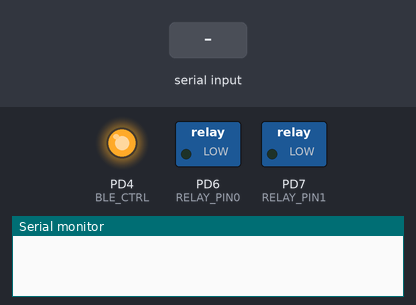
A program run on a simulated ATmega48P, built with avr-gcc and emulated at 7.3728 MHz. Parts: switched loads named in the program (green lamp = pin HIGH), output pins drawn as LEDs (lit = HIGH), the last lines printed to the serial monitor. The test bench sets the inputs (shaded band). Pins used as bus, display or sensor lines are not drawn.

Above: at 1.2 s.
1.3 s: "o90\n" received over Serial
At 1.7 s:
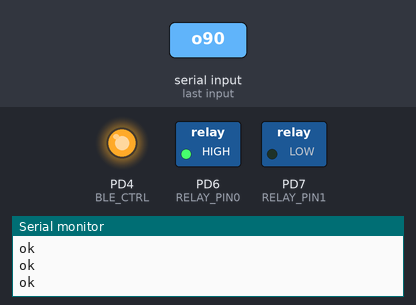
2.8 s: "p90\n" received over Serial
At 4.0 s:
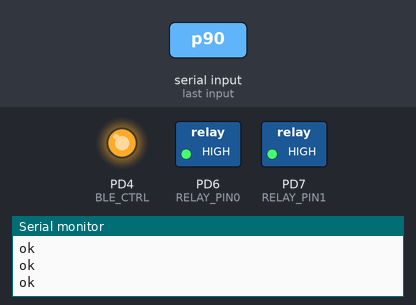
4.3 s: "c90\n" received over Serial
At 5.2 s:
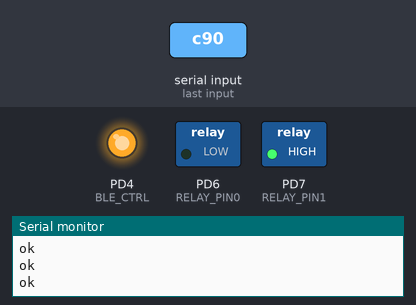
5.8 s: "o,45\n" received over Serial
At 6.4 s:
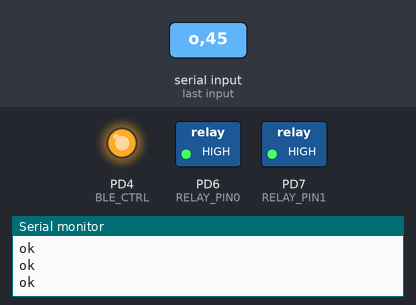
7.3 s: "c,45\n" received over Serial
At 8.7 s:
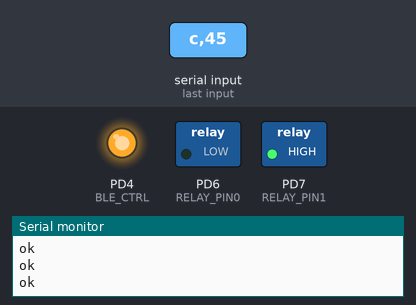
Timing chart, 0 to 9.8 s (numbered marks = the images above; inputs shaded):
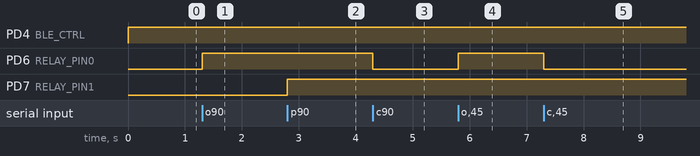

The program:

main.c
```c
/*
 * main.c
 *
 *  Created on: Mar 7, 2015
 *      Author: lim
 */

#include <avr/io.h>
#include <avr/interrupt.h>

//#define F_CPU 14745600
#define F_CPU 7372800

#include "ports.h"
#include "usart.h"

#define RELAY_PIN0 PORT_D6
#define RELAY_PIN1 PORT_D7

#define BLE_RST PORT_D3
#define BLE_CTRL PORT_D4
uint8_t status = 0;
//uint32_t cc = 0;

void init(void) {
	usart_init();
	SETD(BLE_RST);
	SETP(BLE_RST);

	SETD(BLE_CTRL);
	SETP(BLE_CTRL);

	CLRP(RELAY_PIN0);
	SETD(RELAY_PIN0);
	CLRP(RELAY_PIN1);
	SETD(RELAY_PIN1);
	sei();
}

void loop() {
//	cc++;
//	if (cc>60000) {
//		status = !status;
//		if (status) {
//			SETP(RELAY_PIN);
//		} else {
//			CLRP(RELAY_PIN);
//		}
//		cc = 0;
//	}
	if (usart_chrready()) {
		char ch = usart_getchr();
		switch (ch) {
			case 'h':
			{
				usart_printstr("\n\r"
						"h - help\n\r"
						"o - open doors\n\r"
						"c - close doors\n\r"
						"s = status\n\r");
				break;
			}
			case 'o':
			{
				SETP(RELAY_PIN0);
				status = 1;
				break;
			}
			case 'c':
			{
				CLRP(RELAY_PIN0);
				status = 0;
				break;
			}
			case 'p':
			{
				SETP(RELAY_PIN1);
				break;
			}
			case 'd':
			{
				CLRP(RELAY_PIN1);
				break;
			}
			case 's':
			{
				if (status) {
					usart_printstr("1");
				} else {
					usart_printstr("0");
				}
				break;
			}
			default:
			{
				break;
			}
		}
		usart_printstr("\n\rok\n\r");
	}
}

int main(void)
{
	init();
	while (1) {
		loop();
	}
	return 0;
}
```

macro.h
```c
/*
 * macro.h
 *
 *  Created on: May 30, 2014
 *      Author: lim
 */

#ifndef MACRO_H_
#define MACRO_H_

#define HI(x) ((x)>>8)
#define LO(x) ((x) & 0xFF)
#define bv(bit) (1<<(bit))
#define cbi(reg,bit) reg &= ~(bv(bit))
#define sbi(reg,bit) reg |= (bv(bit))
#define ibi(reg,bit) reg ^= (bv(bit))
#define outb(addr, data) addr = (data)
#define inb(addr) (addr)
#define bit(var,bit) ((((var)&(1<<(bit)))!=0)?1:0)

#endif /* MACRO_H_ */
```

usart.c
```c
/*
 * usart.c
 *
 *  Created on: Oct 7, 2014
 *      Author: lim
 */

#include <avr/io.h>
#include <avr/interrupt.h>
#include "usart.h"
#include "macro.h"

uint8_t usart_rx_wp;
uint8_t usart_rx_rp;
char usart_rx_buf[USART_RX_BUF];

uint8_t usart_tx_wp;
uint8_t usart_tx_rp;
char usart_tx_buf[USART_TX_BUF];

void usart_init(void)
{
	UBRR0L = LO(BAUDDIVIDER);
	UBRR0H = HI(BAUDDIVIDER);
	UCSR0B = 1<<RXEN0|1<<TXEN0|1<<RXCIE0|1<<TXCIE0;
	UCSR0C = 1<<UCSZ00|1<<UCSZ01;

	usart_rx_wp = 0;
	usart_rx_rp = 0;

	usart_tx_wp = 0;
	usart_tx_rp = 0;
}

ISR(USART_RX_vect)
{
	char c = UDR0;
	if (usart_rx_wp<USART_RX_BUF) {
		usart_rx_buf[usart_rx_wp] = c;
		usart_rx_wp++;
	} //if buffer overflow, we lose byte from UART
}

ISR(USART_TX_vect)
{
	if (usart_tx_rp<usart_tx_wp) {
		UDR0 = usart_tx_buf[usart_tx_rp];
		usart_tx_rp++;
		if (usart_tx_rp>=usart_tx_wp) {
			usart_tx_rp = 0;
			usart_tx_wp = 0;
		}
	}
}

void usart_putchr(char ch)
{
	sei();
	while (usart_tx_wp>=USART_TX_BUF) {}
	cli();
	usart_tx_buf[usart_tx_wp] = ch;
	usart_tx_wp++;
	sei();

	if (UCSR0A & (1<<UDRE0)) {
		UDR0 = usart_tx_buf[usart_tx_rp];
		usart_tx_rp++;
		if (usart_tx_rp>=usart_tx_wp) {
			usart_tx_rp = 0;
			usart_tx_wp = 0;
		}
	}
}

char usart_chrready(void)
{
	return (usart_rx_wp>usart_rx_rp);
}

char usart_getchr(void)
{
	sei();
	while (!usart_chrready());
	cli();
	char c = usart_rx_buf[usart_rx_rp];
	usart_rx_rp++;
	if (usart_rx_rp >= usart_rx_wp) {
		usart_rx_rp = 0;
		usart_rx_wp = 0;
	}
	sei();
	return c;
}

void usart_printstr(char *string)
{
	while (*string!='\0')
	{
		usart_putchr(*string);
		string++;
	}
}

char usart_chartohex(char c) //only for 0x00 - 0x0F
{
	char ch = c & 0x0F;
	char hx = ((ch<10)?(ch+'0'):(ch+'A'-10));
	return hx;
}

char usart_hextochar(char c)
{
	char ch = (c<='9')?(c-'0'):((c<='F')?(c-'A'+10):((c<='f')?(c-'a'+10):0));
	return ch;
}

void usart_printhex(char c)
{
	char lo = c & 0x0F;
	char hi = (c & 0xF0) >> 4;
	usart_putchr(hi + ((hi<10)?'0':'A'-10));
	usart_putchr(lo + ((lo<10)?'0':'A'-10));
}
```

usart.h
```c
/*
 * usart.h
 *
 *  Created on: May 30, 2014
 *      Author: lim
 */
#ifndef USART_H_
#define USART_H_

#define BAUDRATE_115200 115200
#define BAUDDIVIDER_115200 (F_CPU/(16*BAUDRATE_115200)-1) //7.68 for 16MHz
#define BAUDRATE_57600 57600
#define BAUDDIVIDER_57600 (F_CPU/(16*BAUDRATE_57600)-1) //16.36
#define BAUDRATE_38400 38400
#define BAUDDIVIDER_38400 (F_CPU/(16*BAUDRATE_38400)-1) //25.04
#define BAUDRATE_31250 31250 //MIDI
#define BAUDDIVIDER_31250 (F_CPU/(16*BAUDRATE_31250)-1) //31
#define BAUDRATE_19200 19200
#define BAUDDIVIDER_19200 (F_CPU/(16*BAUDRATE_19200)-1) //51.08
#define BAUDRATE_9600 9600
#define BAUDDIVIDER_9600 (F_CPU/(16*BAUDRATE_9600)-1) //103.16

#define BAUDRATE BAUDRATE_38400
#define BAUDDIVIDER (F_CPU/(16*BAUDRATE)-1)

#define USART_TX_BUF 32
#define USART_RX_BUF 32

void usart_init(void);
void usart_putchr(char ch);
char usart_chrready(void);
char usart_getchr(void);
void usart_printstr(char *string);
char usart_chartohex(char c);
char usart_hextochar(char c);
void usart_printhex(char c);

#endif /* USART_H_ */
```

ports.h
```c
/* ports.h
 *
 *  Created on: Sep 26, 2014
 *      Author: lim
 */

#ifndef PORTS_H_
#define PORTS_H_

#define PORT_A0 PORTA,DDRA,PINA,PA0
#define PORT_A1 PORTA,DDRA,PINA,PA1
#define PORT_A2 PORTA,DDRA,PINA,PA2
#define PORT_A3 PORTA,DDRA,PINA,PA3
#define PORT_A4 PORTA,DDRA,PINA,PA4
#define PORT_A5 PORTA,DDRA,PINA,PA5
#define PORT_A6 PORTA,DDRA,PINA,PA6
#define PORT_A7 PORTA,DDRA,PINA,PA7

#define PORT_B0 PORTB,DDRB,PINB,PB0
#define PORT_B1 PORTB,DDRB,PINB,PB1
#define PORT_B2 PORTB,DDRB,PINB,PB2
#define PORT_B3 PORTB,DDRB,PINB,PB3
#define PORT_B4 PORTB,DDRB,PINB,PB4
#define PORT_B5 PORTB,DDRB,PINB,PB5
#define PORT_B6 PORTB,DDRB,PINB,PB6
#define PORT_B7 PORTB,DDRB,PINB,PB7

#define PORT_C0 PORTC,DDRC,PINC,PC0
#define PORT_C1 PORTC,DDRC,PINC,PC1
#define PORT_C2 PORTC,DDRC,PINC,PC2
#define PORT_C3 PORTC,DDRC,PINC,PC3
#define PORT_C4 PORTC,DDRC,PINC,PC4
#define PORT_C5 PORTC,DDRC,PINC,PC5
#define PORT_C6 PORTC,DDRC,PINC,PC6
#define PORT_C7 PORTC,DDRC,PINC,PC7

#define PORT_D0 PORTD,DDRD,PIND,PD0
#define PORT_D1 PORTD,DDRD,PIND,PD1
#define PORT_D2 PORTD,DDRD,PIND,PD2
#define PORT_D3 PORTD,DDRD,PIND,PD3
#define PORT_D4 PORTD,DDRD,PIND,PD4
#define PORT_D5 PORTD,DDRD,PIND,PD5
#define PORT_D6 PORTD,DDRD,PIND,PD6
#define PORT_D7 PORTD,DDRD,PIND,PD7

#define PORT_E0 PORTE,DDRE,PINE,PE0
#define PORT_E1 PORTE,DDRE,PINE,PE1
#define PORT_E2 PORTE,DDRE,PINE,PE2
#define PORT_E3 PORTE,DDRE,PINE,PE3
#define PORT_E4 PORTE,DDRE,PINE,PE4
#define PORT_E5 PORTE,DDRE,PINE,PE5
#define PORT_E6 PORTE,DDRE,PINE,PE6
#define PORT_E7 PORTE,DDRE,PINE,PE7

#define PORT_F0 PORTF,DDRF,PINF,PF0
#define PORT_F1 PORTF,DDRF,PINF,PF1
#define PORT_F2 PORTF,DDRF,PINF,PF2
#define PORT_F3 PORTF,DDRF,PINF,PF3
#define PORT_F4 PORTF,DDRF,PINF,PF4
#define PORT_F5 PORTF,DDRF,PINF,PF5
#define PORT_F6 PORTF,DDRF,PINF,PF6
#define PORT_F7 PORTF,DDRF,PINF,PF7

#if defined(__AVR_ATtiny13__)
#define PORTA_D8 PORT_B0 //MOSI/AIN0/OC0A/PCINT0
#define PORTA_D9 PORT_B1 //MISO/AIN1/OC0B/INT0/PCINT1
#define PORTA_D10 PORT_B2 //SCK/ADC1/T0/PCINT2
#define PORTA_D11 PORT_B3 //PCINT3/CLKI/ADC3
#define PORTA_D12 PORT_B4 //PCINT4/ADC2
#define PORTA_D13 PORT_B5 //PCINT5/RESET/ADC0/dW

#elif defined(__AVR_ATmega32U4__)
#define PORTA_D0 PORT_D2
#define PORTA_D1 PORT_D3
#define PORTA_D2 PORT_D1
#define PORTA_D3 PORT_D0
#define PORTA_D4 PORT_D4
#define PORTA_D5 PORT_C6
#define PORTA_D6 PORT_D7
#define PORTA_D7 PORT_E6
#define PORTA_D8 PORT_B4
#define PORTA_D9 PORT_B5
#define PORTA_D10 PORT_B6
#define PORTA_D11 PORT_B7
#define PORTA_D12 PORT_D6
#define PORTA_D13 PORT_C7
#define PORTA_D14 PORT_B3 //MISO
#define PORTA_D15 PORT_B1 //SCK
#define PORTA_D16 PORT_B2 //MOSI
#define PORTA_A0 PORT_F7
#define PORTA_A1 PORT_F6
#define PORTA_A2 PORT_F5
#define PORTA_A3 PORT_F4
#define PORTA_A4 PORT_F1
#define PORTA_A5 PORT_F0
#define TXLED PORT_D5
#define RXLED PORT_B0
#elif defined(__AVR_ATmega328P__) || defined(__AVR_ATmega168P__) || defined(__AVR_ATmega168__)
#define PORTA_D0 PORT_D0
#define PORTA_D1 PORT_D1
#define PORTA_D2 PORT_D2
#define PORTA_D3 PORT_D3
#define PORTA_D4 PORT_D4
#define PORTA_D5 PORT_D5
#define PORTA_D6 PORT_D6
#define PORTA_D7 PORT_D7
#define PORTA_D8 PORT_B0
#define PORTA_D9 PORT_B1
#define PORTA_D10 PORT_B2
#define PORTA_D11 PORT_B3 //MOSI
#define PORTA_D12 PORT_B4 //MISO
#define PORTA_D13 PORT_B5 //SCK
#define PORTA_A0 PORT_C0
#define PORTA_A1 PORT_C1
#define PORTA_A2 PORT_C2
#define PORTA_A3 PORT_C3
#define PORTA_A4 PORT_C4
#define PORTA_A5 PORT_C5
#define TXLED PORT_B5
#define RXLED PORT_B5
#elif defined(__AVR_ATmega16__) || defined(__AVR_ATmega32__)
#define PORTA_D0 PORT_B0 //RXD
#define PORTA_D1 PORT_B1 //TXD
#define PORTA_D2 PORT_B2
#define PORTA_D3 PORT_B3
#define PORTA_D4 PORT_B4
#define PORTA_D5 PORT_B5 //MOSI
#define PORTA_D6 PORT_B6 //MISO
#define PORTA_D7 PORT_B7 //SCK
#define PORTA_D8 PORT_D0
#define PORTA_D9 PORT_D1
#define PORTA_D10 PORT_D2
#define PORTA_D11 PORT_D3
#define PORTA_D12 PORT_D4
#define PORTA_D13 PORT_D5
#define PORTA_D14 PORT_D6
#define PORTA_D15 PORT_D7
#define PORTA_D16 PORT_C0
#define PORTA_D17 PORT_C1
#define PORTA_D18 PORT_C2
#define PORTA_D19 PORT_C3
#define PORTA_D20 PORT_C4
#define PORTA_D21 PORT_C5
#define PORTA_D22 PORT_C6
#define PORTA_D23 PORT_C7
#define PORTA_A0 PORT_A0
#define PORTA_A1 PORT_A1
#define PORTA_A2 PORT_A2
#define PORTA_A3 PORT_A3
#define PORTA_A4 PORT_A4
#define PORTA_A5 PORT_A5
#define PORTA_A6 PORT_A6
#define PORTA_A7 PORT_A7
#define TXLED PORT_B7
#define RXLED PORT_B7
#endif

#define SETPM(port, ddr, pin, portnum) port = (port | (1<<portnum))
#define CLRPM(port, ddr, pin, portnum) port = (port & (~(1<<portnum)))
#define INVPM(port, ddr, pin, portnum) port = (port ^ (1<<portnum))
#define SETDM(port, ddr, pin, portnum) ddr = (ddr | (1<<portnum))
#define CLRDM(port, ddr, pin, portnum) ddr = (ddr & (~(1<<portnum)))
#define PINVM(port, ddr, pin, portnum) ((pin & (1<<portnum)) != 0)
#define PORTM(port, ddr, pin, portnum) port
#define DDRM(port, ddr, pin, portnum) ddr
#define PINM(port, ddr, pin, portnum) pin
#define PORTNM(port, ddr, pin, portnum) portnum

#define SETP(arg) SETPM(arg)
#define CLRP(arg) CLRPM(arg)
#define INVP(arg) INVPM(arg)
#define SETD(arg) SETDM(arg)
#define CLRD(arg) CLRDM(arg)
#define PINV(arg) PINVM(arg)
#define PORT(arg) PORTM(arg)
#define DDR(arg) DDRM(arg)
#define PIN(arg) PINM(arg)
#define PORTN(arg) PORTNM(arg)

#endif /* PORTS_H_ */
```

Measured:
- after the input at 1.3 s, PD6 (RELAY_PIN0): LOW → HIGH at once
- after the input at 2.8 s, PD7 (RELAY_PIN1): LOW → HIGH at once
- after the input at 4.3 s, PD6 (RELAY_PIN0): HIGH → LOW at once
- after the input at 5.8 s, PD6 (RELAY_PIN0): LOW → HIGH at once
- after the input at 7.3 s, PD6 (RELAY_PIN0): HIGH → LOW at once
